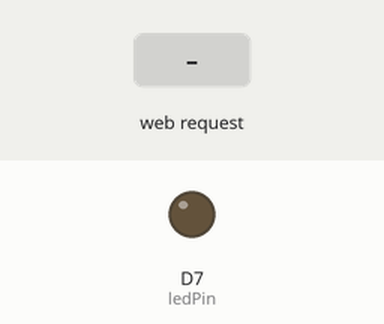
Recording of a sketch running on a simulated ESP8266 (NodeMCU). Shown: output pins drawn as LEDs (lit = HIGH). The inputs (shaded band) are chosen by the test bench. WiFi joins after 1.5 s; servers stay silent unless stated; network time is answered at once with the bench clock; the local clock reads 2024-03-15 10:24:30 at power-on unless the sketch sets it; what the sketch prints to the serial monitor is not drawn.

Above: at 2.7 s.
2.8 s: HTTP request GET /LED=ON received
At 3.2 s:
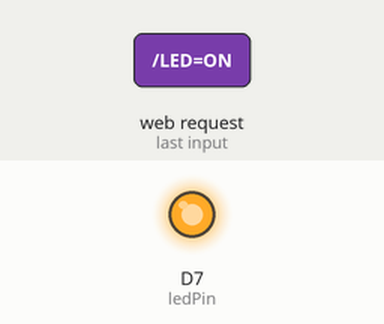
4.3 s: HTTP request GET /LED=OFF received
At 5.5 s:
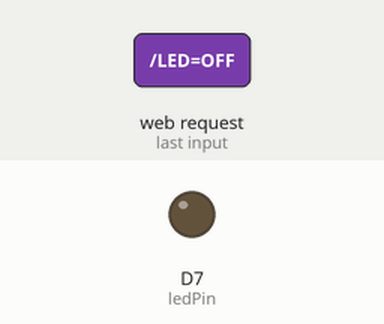
Timing chart, 0 to 7.3 s (numbered marks = the images above; inputs shaded):
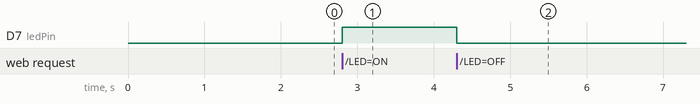

Measured:
- after the input at 2.8 s, D7 (ledPin): LOW → HIGH at once
- after the input at 4.3 s, D7 (ledPin): HIGH → LOW at once

The sketch:

sketch_jul04a.ino
```cpp
#include <NTPClient.h>
#include <ESP8266WiFi.h>
#include <WiFiUdp.h>

const char* ssid = "TP-LINK_D5D323";
const char* password = "23081957";
//int datet = [];
int ledPin = D7; // GPIO13
WiFiServer server(80);
const long utcOffsetInSeconds = 14400;

char daysOfTheWeek[7][12] = {"Sunday", "Monday", "Tuesday", "Wednesday", "Thursday", "Friday", "Saturday"};
// Define NTP Client to get time
WiFiUDP ntpUDP;
NTPClient timeClient(ntpUDP, "pool.ntp.org", utcOffsetInSeconds);

void setup() {
  Serial.begin(9600);
  delay(10);

  pinMode(ledPin, OUTPUT);
  digitalWrite(ledPin, LOW);

  // Connect to WiFi network
  Serial.println();
  Serial.println();
  Serial.print("Connecting to ");
  Serial.println(ssid);

  WiFi.begin(ssid, password);

  while (WiFi.status() != WL_CONNECTED) {
    delay(500);
    Serial.print(".");
  }
  Serial.println("");
  Serial.println("WiFi connected");

  // Start the server
  server.begin();
  Serial.println("Server started");

  // Print the IP address
  Serial.print("Use this URL to connect: ");
  Serial.print("http://");
  Serial.print(WiFi.localIP());
  Serial.println("/");
   timeClient.begin();

}

void loop() {
  // Check if a client has connected
  WiFiClient client = server.available();
  if (!client) {
    return;
  }

  // Wait until the client sends some data
  Serial.println("new client");
  while(!client.available()){
    delay(1);
  }

  // Read the first line of the request
  String request = client.readStringUntil('\r');
  Serial.println(request);
  client.flush();

  // Match the request

  int value = LOW;
  if (request.indexOf("/LED=ON") != -1)  {
    digitalWrite(ledPin, HIGH);
    value = HIGH;
  }
  if (request.indexOf("/LED=OFF") != -1)  {
    digitalWrite(ledPin, LOW);
    value = LOW;
  }

// Set ledPin according to the request
//digitalWrite(ledPin, value);

  // Return the response
  client.println("HTTP/1.1 200 OK");
  client.println("Content-Type: text/html");
  client.println(""); //  do not forget this one
  client.println("<!DOCTYPE HTML>");
  client.println("<html>");

  client.print("Led pin is now: ");

  if(value == HIGH) {
    client.print("On");
    //time call
    timeClient.update();

  client.println("<br><br>");
  client.println(daysOfTheWeek[timeClient.getDay()]);
  client.print(", ");
  client.print(timeClient.getHours());
  client.print(":");
  client.print(timeClient.getMinutes());
  client.print(":");
  client.println(timeClient.getSeconds());

  } else {
    client.print("Off");
    //time call
    timeClient.update();

  client.println("<br><br>");
  client.println("<a>");
  client.print(daysOfTheWeek[timeClient.getDay()]);
  client.println("</a>");
  client.print(", ");
  client.print(timeClient.getHours());
  client.print(":");
  client.print(timeClient.getMinutes());
  client.print(":");
  client.println(timeClient.getSeconds());
  }
  client.println("<br><br>");
  client.println("<a href=\"/LED=ON\"\"><button>Turn On </button></a>");
  client.println("<a href=\"/LED=OFF\"\"><button>Turn Off </button></a><br />");
  client.println("</html>");

  delay(1);
  Serial.println("Client disonnected");
  Serial.println("");

}
```
